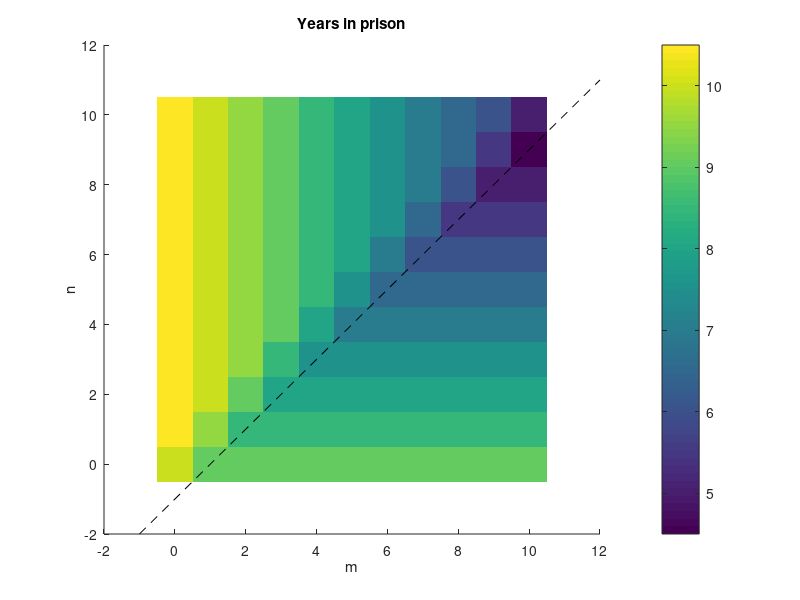

Recreate this plot in MATLAB.
%% Prisoner's dilemma with multiple rounds. 
clear all
tic
N = 10; T = 0; R = 0.5; P = 1; S = 1.5;

yearsInPrison = zeros(N+1, N+1);
for q = 0:N
for t = 0:N
    % Initialization. 
    n = t; m = q;
    playerA = [ones(1, t), zeros(1, N-t)];
    playerB = [ones(1, q), zeros(1, N-q)];
    
    % Game loop.
    for i = 1:N
        indexA = find(playerA == 0, 1, 'first');
        if (isempty(indexA))
            indexA = N + 1;
        end
        indexB = find(playerB == 0, 1, 'first');
        if (isempty(indexB))
            indexB = N + 1;
        end
        if (indexA - 1 > indexB)
            playerA(indexA - 1) = 0;
        end
        if (indexB - 1 > indexA)
            playerB(indexB - 1) = 0;
        end
    end
    
    % Calculate years in prison. 
    for i = 1:N
        playerStrategies = mat2str([playerA(i), playerB(i)]);
        if (strcmp(playerStrategies, '[0 0]')) % Both defect.
            yearsInPrison(t+1, q+1) = yearsInPrison(t+1, q+1) + P;
        elseif (strcmp(playerStrategies, '[0 1]')) % A defects, B cooperates.
            yearsInPrison(t+1, q+1) = yearsInPrison(t+1, q+1) + T;
        elseif (strcmp(playerStrategies, '[1 0]')) % A cooperates, B defects.
            yearsInPrison(t+1, q+1) = yearsInPrison(t+1, q+1) + S;
        else % Both cooperate.
            yearsInPrison(t+1, q+1) = yearsInPrison(t+1, q+1) + R;
        end
    end
end
end

hold on
imagesc(0:N, 0:N, yearsInPrison)
set(gca,'YDir','normal')
colorbar
x = [-1 12]; y = [-2 11];
line(x, y, 'Color', 'black', 'LineStyle', '--')
xlabel('m')
ylabel('n')
title('Years in prison')
%title('Years in prison, R = 0.5, S = 10')
hold off

toc
